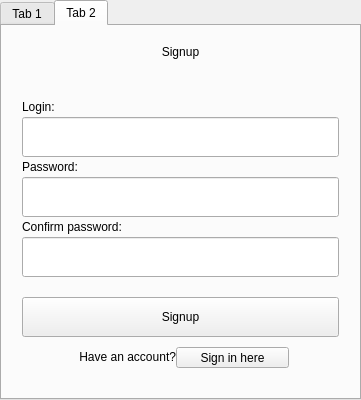
<?xml version="1.0" encoding="UTF-8"?>
<ui version="4.0">
 <class>MainWindow</class>
 <widget class="QMainWindow" name="MainWindow">
  <property name="geometry">
   <rect>
    <x>0</x>
    <y>0</y>
    <width>361</width>
    <height>400</height>
   </rect>
  </property>
  <property name="minimumSize">
   <size>
    <width>300</width>
    <height>400</height>
   </size>
  </property>
  <property name="maximumSize">
   <size>
    <width>361</width>
    <height>400</height>
   </size>
  </property>
  <property name="windowTitle">
   <string>Application</string>
  </property>
  <widget class="QWidget" name="centralwidget">
   <layout class="QHBoxLayout" name="horizontalLayout">
    <property name="spacing">
     <number>0</number>
    </property>
    <property name="leftMargin">
     <number>0</number>
    </property>
    <property name="topMargin">
     <number>0</number>
    </property>
    <property name="rightMargin">
     <number>0</number>
    </property>
    <property name="bottomMargin">
     <number>0</number>
    </property>
    <item>
     <widget class="QTabWidget" name="tabWidget">
      <property name="maximumSize">
       <size>
        <width>16777215</width>
        <height>16777215</height>
       </size>
      </property>
      <property name="currentIndex">
       <number>1</number>
      </property>
      <widget class="QWidget" name="tab">
       <attribute name="title">
        <string>Tab 1</string>
       </attribute>
       <layout class="QVBoxLayout" name="verticalLayout_4">
        <property name="spacing">
         <number>0</number>
        </property>
        <property name="leftMargin">
         <number>20</number>
        </property>
        <property name="topMargin">
         <number>0</number>
        </property>
        <property name="rightMargin">
         <number>20</number>
        </property>
        <property name="bottomMargin">
         <number>0</number>
        </property>
        <item>
         <layout class="QVBoxLayout" name="verticalLayout_window">
          <property name="spacing">
           <number>0</number>
          </property>
          <item>
           <spacer name="verticalSpacer">
            <property name="orientation">
             <enum>Qt::Orientation::Vertical</enum>
            </property>
            <property name="sizeType">
             <enum>QSizePolicy::Policy::Fixed</enum>
            </property>
            <property name="sizeHint" stdset="0">
             <size>
              <width>20</width>
              <height>20</height>
             </size>
            </property>
           </spacer>
          </item>
          <item>
           <widget class="QLabel" name="label_head">
            <property name="text">
             <string>Login</string>
            </property>
            <property name="alignment">
             <set>Qt::AlignmentFlag::AlignCenter</set>
            </property>
           </widget>
          </item>
          <item>
           <spacer name="verticalSpacer_3">
            <property name="orientation">
             <enum>Qt::Orientation::Vertical</enum>
            </property>
            <property name="sizeType">
             <enum>QSizePolicy::Policy::Fixed</enum>
            </property>
            <property name="sizeHint" stdset="0">
             <size>
              <width>20</width>
              <height>20</height>
             </size>
            </property>
           </spacer>
          </item>
          <item>
           <layout class="QVBoxLayout" name="verticalLayout_l">
            <property name="spacing">
             <number>0</number>
            </property>
            <item>
             <widget class="QLabel" name="label_login">
              <property name="minimumSize">
               <size>
                <width>0</width>
                <height>20</height>
               </size>
              </property>
              <property name="maximumSize">
               <size>
                <width>16777215</width>
                <height>20</height>
               </size>
              </property>
              <property name="text">
               <string>Login:</string>
              </property>
             </widget>
            </item>
            <item>
             <widget class="QLineEdit" name="lineEdit_login">
              <property name="minimumSize">
               <size>
                <width>0</width>
                <height>40</height>
               </size>
              </property>
              <property name="maximumSize">
               <size>
                <width>16777215</width>
                <height>40</height>
               </size>
              </property>
             </widget>
            </item>
           </layout>
          </item>
          <item>
           <spacer name="verticalSpacer_6">
            <property name="orientation">
             <enum>Qt::Orientation::Vertical</enum>
            </property>
            <property name="sizeType">
             <enum>QSizePolicy::Policy::Fixed</enum>
            </property>
            <property name="sizeHint" stdset="0">
             <size>
              <width>20</width>
              <height>20</height>
             </size>
            </property>
           </spacer>
          </item>
          <item>
           <layout class="QVBoxLayout" name="verticalLayout_p">
            <property name="spacing">
             <number>0</number>
            </property>
            <item>
             <widget class="QLabel" name="label_password">
              <property name="minimumSize">
               <size>
                <width>0</width>
                <height>20</height>
               </size>
              </property>
              <property name="maximumSize">
               <size>
                <width>16777215</width>
                <height>20</height>
               </size>
              </property>
              <property name="text">
               <string>Password:</string>
              </property>
             </widget>
            </item>
            <item>
             <widget class="QLineEdit" name="lineEdit_password">
              <property name="minimumSize">
               <size>
                <width>0</width>
                <height>40</height>
               </size>
              </property>
              <property name="maximumSize">
               <size>
                <width>16777215</width>
                <height>40</height>
               </size>
              </property>
             </widget>
            </item>
           </layout>
          </item>
          <item>
           <spacer name="verticalSpacer_4">
            <property name="orientation">
             <enum>Qt::Orientation::Vertical</enum>
            </property>
            <property name="sizeType">
             <enum>QSizePolicy::Policy::Fixed</enum>
            </property>
            <property name="sizeHint" stdset="0">
             <size>
              <width>20</width>
              <height>30</height>
             </size>
            </property>
           </spacer>
          </item>
          <item>
           <widget class="QPushButton" name="pushbutton_login">
            <property name="minimumSize">
             <size>
              <width>0</width>
              <height>40</height>
             </size>
            </property>
            <property name="maximumSize">
             <size>
              <width>16777215</width>
              <height>40</height>
             </size>
            </property>
            <property name="text">
             <string>Login</string>
            </property>
           </widget>
          </item>
          <item>
           <spacer name="verticalSpacer_5">
            <property name="orientation">
             <enum>Qt::Orientation::Vertical</enum>
            </property>
            <property name="sizeType">
             <enum>QSizePolicy::Policy::Fixed</enum>
            </property>
            <property name="sizeHint" stdset="0">
             <size>
              <width>20</width>
              <height>10</height>
             </size>
            </property>
           </spacer>
          </item>
          <item>
           <layout class="QHBoxLayout" name="horizontalLayout_t">
            <property name="spacing">
             <number>0</number>
            </property>
            <item>
             <spacer name="horizontalSpacer">
              <property name="orientation">
               <enum>Qt::Orientation::Horizontal</enum>
              </property>
              <property name="sizeType">
               <enum>QSizePolicy::Policy::Fixed</enum>
              </property>
              <property name="sizeHint" stdset="0">
               <size>
                <width>40</width>
                <height>10</height>
               </size>
              </property>
             </spacer>
            </item>
            <item>
             <widget class="QLabel" name="label_text">
              <property name="minimumSize">
               <size>
                <width>0</width>
                <height>20</height>
               </size>
              </property>
              <property name="maximumSize">
               <size>
                <width>16777215</width>
                <height>20</height>
               </size>
              </property>
              <property name="text">
               <string>Dont`t have an account?</string>
              </property>
              <property name="alignment">
               <set>Qt::AlignmentFlag::AlignRight|Qt::AlignmentFlag::AlignTrailing|Qt::AlignmentFlag::AlignVCenter</set>
              </property>
             </widget>
            </item>
            <item>
             <widget class="QPushButton" name="pushbutton_signup_1">
              <property name="minimumSize">
               <size>
                <width>0</width>
                <height>21</height>
               </size>
              </property>
              <property name="maximumSize">
               <size>
                <width>16777215</width>
                <height>20</height>
               </size>
              </property>
              <property name="text">
               <string>Sign up here</string>
              </property>
             </widget>
            </item>
            <item>
             <spacer name="horizontalSpacer_2">
              <property name="orientation">
               <enum>Qt::Orientation::Horizontal</enum>
              </property>
              <property name="sizeType">
               <enum>QSizePolicy::Policy::Fixed</enum>
              </property>
              <property name="sizeHint" stdset="0">
               <size>
                <width>50</width>
                <height>20</height>
               </size>
              </property>
             </spacer>
            </item>
           </layout>
          </item>
          <item>
           <spacer name="verticalSpacer_7">
            <property name="orientation">
             <enum>Qt::Orientation::Vertical</enum>
            </property>
            <property name="sizeType">
             <enum>QSizePolicy::Policy::Fixed</enum>
            </property>
            <property name="sizeHint" stdset="0">
             <size>
              <width>20</width>
              <height>70</height>
             </size>
            </property>
           </spacer>
          </item>
         </layout>
        </item>
       </layout>
      </widget>
      <widget class="QWidget" name="tab_2">
       <attribute name="title">
        <string>Tab 2</string>
       </attribute>
       <layout class="QVBoxLayout" name="verticalLayout">
        <property name="spacing">
         <number>0</number>
        </property>
        <property name="leftMargin">
         <number>20</number>
        </property>
        <property name="topMargin">
         <number>0</number>
        </property>
        <property name="rightMargin">
         <number>20</number>
        </property>
        <property name="bottomMargin">
         <number>0</number>
        </property>
        <item>
         <layout class="QVBoxLayout" name="verticalLayout_window_2">
          <property name="spacing">
           <number>0</number>
          </property>
          <item>
           <widget class="QLabel" name="label_head_2">
            <property name="text">
             <string>Signup</string>
            </property>
            <property name="alignment">
             <set>Qt::AlignmentFlag::AlignCenter</set>
            </property>
           </widget>
          </item>
          <item>
           <spacer name="verticalSpacer_8">
            <property name="orientation">
             <enum>Qt::Orientation::Vertical</enum>
            </property>
            <property name="sizeType">
             <enum>QSizePolicy::Policy::Fixed</enum>
            </property>
            <property name="sizeHint" stdset="0">
             <size>
              <width>20</width>
              <height>20</height>
             </size>
            </property>
           </spacer>
          </item>
          <item>
           <layout class="QVBoxLayout" name="verticalLayout_l_2">
            <property name="spacing">
             <number>0</number>
            </property>
            <item>
             <widget class="QLabel" name="label_login_2">
              <property name="minimumSize">
               <size>
                <width>0</width>
                <height>20</height>
               </size>
              </property>
              <property name="maximumSize">
               <size>
                <width>16777215</width>
                <height>20</height>
               </size>
              </property>
              <property name="text">
               <string>Login:</string>
              </property>
             </widget>
            </item>
            <item>
             <widget class="QLineEdit" name="lineEdit_login_2">
              <property name="minimumSize">
               <size>
                <width>0</width>
                <height>40</height>
               </size>
              </property>
              <property name="maximumSize">
               <size>
                <width>16777215</width>
                <height>40</height>
               </size>
              </property>
             </widget>
            </item>
           </layout>
          </item>
          <item>
           <layout class="QVBoxLayout" name="verticalLayout_p_2">
            <property name="spacing">
             <number>0</number>
            </property>
            <item>
             <widget class="QLabel" name="label_password_2">
              <property name="minimumSize">
               <size>
                <width>0</width>
                <height>20</height>
               </size>
              </property>
              <property name="maximumSize">
               <size>
                <width>16777215</width>
                <height>20</height>
               </size>
              </property>
              <property name="text">
               <string>Password:</string>
              </property>
             </widget>
            </item>
           </layout>
          </item>
          <item>
           <widget class="QLineEdit" name="lineEdit_password_2">
            <property name="minimumSize">
             <size>
              <width>0</width>
              <height>40</height>
             </size>
            </property>
            <property name="maximumSize">
             <size>
              <width>16777215</width>
              <height>40</height>
             </size>
            </property>
           </widget>
          </item>
          <item>
           <layout class="QVBoxLayout" name="verticalLayout_2">
            <property name="spacing">
             <number>0</number>
            </property>
            <property name="leftMargin">
             <number>0</number>
            </property>
            <property name="topMargin">
             <number>0</number>
            </property>
            <property name="rightMargin">
             <number>0</number>
            </property>
            <property name="bottomMargin">
             <number>0</number>
            </property>
            <item>
             <widget class="QLabel" name="label_password_confirm">
              <property name="minimumSize">
               <size>
                <width>0</width>
                <height>20</height>
               </size>
              </property>
              <property name="maximumSize">
               <size>
                <width>16777215</width>
                <height>20</height>
               </size>
              </property>
              <property name="text">
               <string>Confirm password:</string>
              </property>
             </widget>
            </item>
            <item>
             <widget class="QLineEdit" name="lineEdit_password_confirm">
              <property name="minimumSize">
               <size>
                <width>0</width>
                <height>40</height>
               </size>
              </property>
              <property name="maximumSize">
               <size>
                <width>16777215</width>
                <height>40</height>
               </size>
              </property>
              <property name="sizeIncrement">
               <size>
                <width>0</width>
                <height>0</height>
               </size>
              </property>
             </widget>
            </item>
           </layout>
          </item>
          <item>
           <spacer name="verticalSpacer_10">
            <property name="orientation">
             <enum>Qt::Orientation::Vertical</enum>
            </property>
            <property name="sizeType">
             <enum>QSizePolicy::Policy::Fixed</enum>
            </property>
            <property name="sizeHint" stdset="0">
             <size>
              <width>20</width>
              <height>20</height>
             </size>
            </property>
           </spacer>
          </item>
          <item>
           <widget class="QPushButton" name="pushbutton_signup">
            <property name="minimumSize">
             <size>
              <width>0</width>
              <height>40</height>
             </size>
            </property>
            <property name="maximumSize">
             <size>
              <width>16777215</width>
              <height>40</height>
             </size>
            </property>
            <property name="text">
             <string>Signup</string>
            </property>
           </widget>
          </item>
          <item>
           <spacer name="verticalSpacer_11">
            <property name="orientation">
             <enum>Qt::Orientation::Vertical</enum>
            </property>
            <property name="sizeType">
             <enum>QSizePolicy::Policy::Fixed</enum>
            </property>
            <property name="sizeHint" stdset="0">
             <size>
              <width>20</width>
              <height>10</height>
             </size>
            </property>
           </spacer>
          </item>
          <item>
           <layout class="QHBoxLayout" name="horizontalLayout_t_2">
            <property name="spacing">
             <number>0</number>
            </property>
            <item>
             <spacer name="horizontalSpacer_3">
              <property name="orientation">
               <enum>Qt::Orientation::Horizontal</enum>
              </property>
              <property name="sizeType">
               <enum>QSizePolicy::Policy::Fixed</enum>
              </property>
              <property name="sizeHint" stdset="0">
               <size>
                <width>40</width>
                <height>10</height>
               </size>
              </property>
             </spacer>
            </item>
            <item>
             <widget class="QLabel" name="label_text_2">
              <property name="minimumSize">
               <size>
                <width>0</width>
                <height>20</height>
               </size>
              </property>
              <property name="maximumSize">
               <size>
                <width>16777215</width>
                <height>20</height>
               </size>
              </property>
              <property name="text">
               <string>Have an account?</string>
              </property>
              <property name="alignment">
               <set>Qt::AlignmentFlag::AlignRight|Qt::AlignmentFlag::AlignTrailing|Qt::AlignmentFlag::AlignVCenter</set>
              </property>
             </widget>
            </item>
            <item>
             <widget class="QPushButton" name="pushbutton_signin">
              <property name="minimumSize">
               <size>
                <width>0</width>
                <height>21</height>
               </size>
              </property>
              <property name="maximumSize">
               <size>
                <width>16777215</width>
                <height>20</height>
               </size>
              </property>
              <property name="text">
               <string>Sign in here</string>
              </property>
             </widget>
            </item>
            <item>
             <spacer name="horizontalSpacer_4">
              <property name="orientation">
               <enum>Qt::Orientation::Horizontal</enum>
              </property>
              <property name="sizeType">
               <enum>QSizePolicy::Policy::Fixed</enum>
              </property>
              <property name="sizeHint" stdset="0">
               <size>
                <width>50</width>
                <height>20</height>
               </size>
              </property>
             </spacer>
            </item>
           </layout>
          </item>
          <item>
           <spacer name="verticalSpacer_12">
            <property name="orientation">
             <enum>Qt::Orientation::Vertical</enum>
            </property>
            <property name="sizeType">
             <enum>QSizePolicy::Policy::Fixed</enum>
            </property>
            <property name="sizeHint" stdset="0">
             <size>
              <width>20</width>
              <height>30</height>
             </size>
            </property>
           </spacer>
          </item>
         </layout>
        </item>
       </layout>
      </widget>
     </widget>
    </item>
   </layout>
  </widget>
 </widget>
 <resources/>
 <connections/>
</ui>
